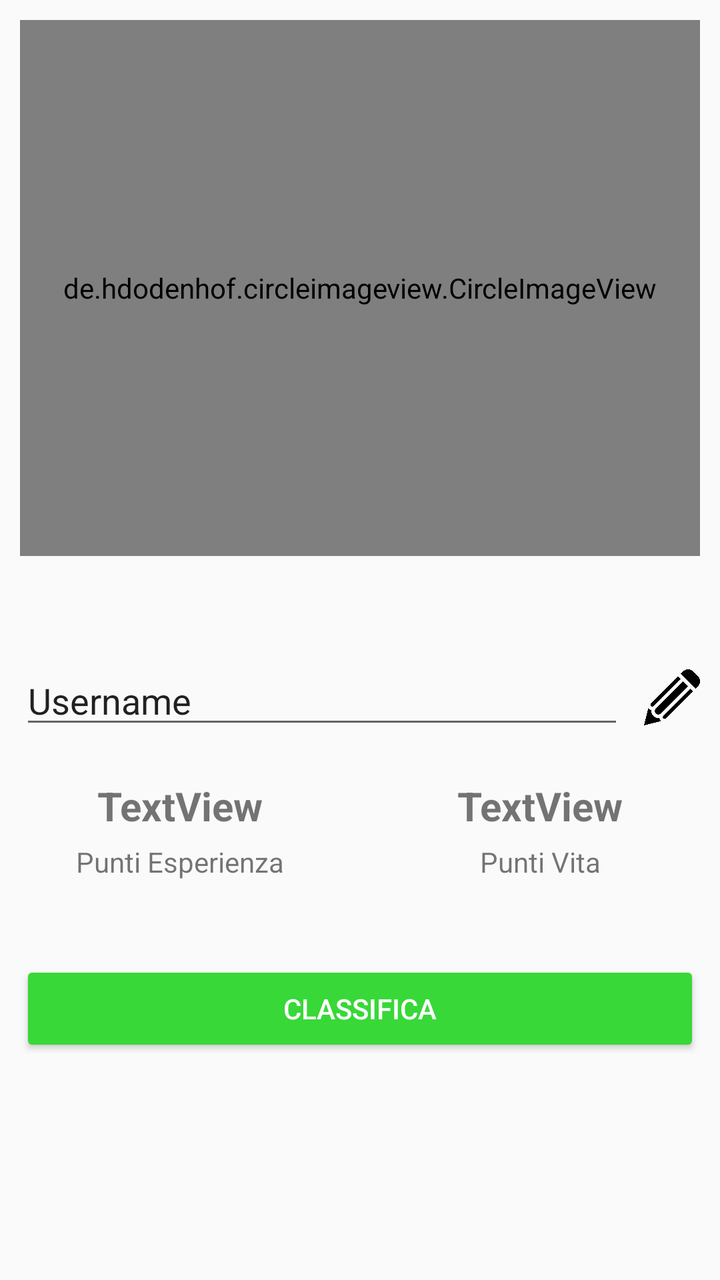
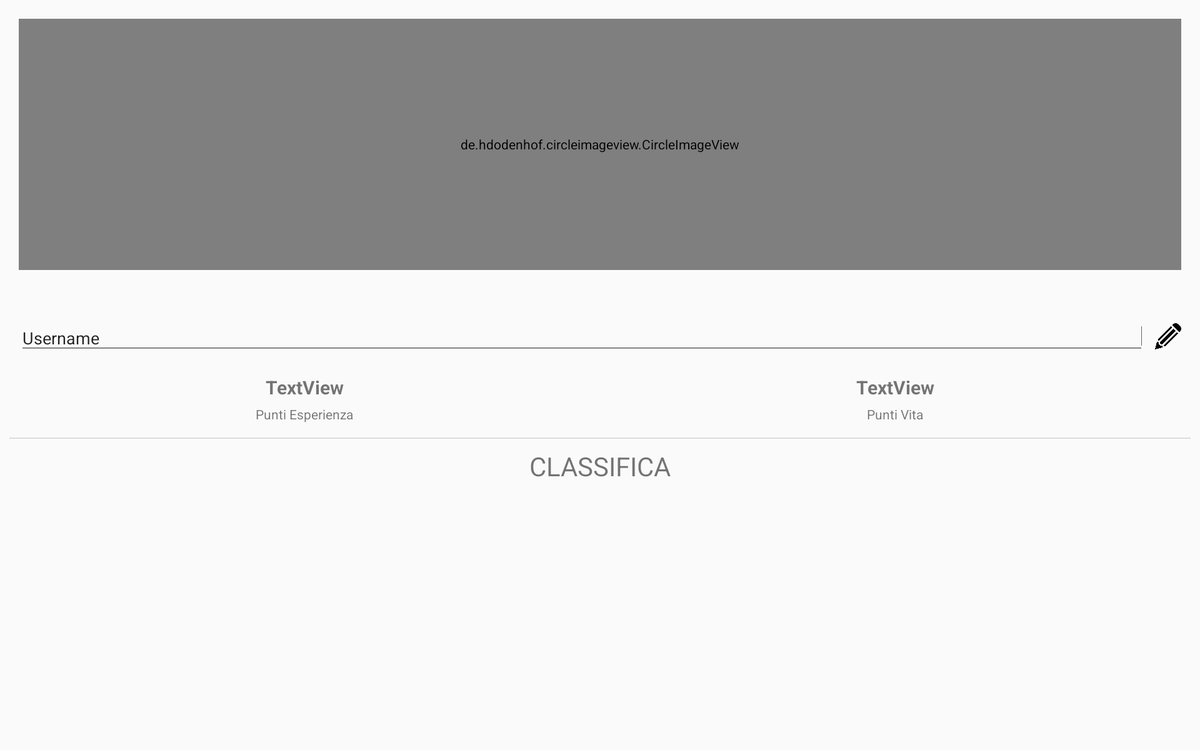

One screen, two layout resources from the same app: the default and the repository's alternative for another configuration. Each is rendered where Android would select it; the XML of both is given below.
<!-- AndroidManifest.xml: application theme AppTheme -->
<!-- res/layout/activity_profile.xml -->
<?xml version="1.0" encoding="utf-8"?>
<androidx.constraintlayout.widget.ConstraintLayout xmlns:android="http://schemas.android.com/apk/res/android"
    xmlns:app="http://schemas.android.com/apk/res-auto"
    xmlns:tools="http://schemas.android.com/tools"
    android:id="@+id/linearLayout"
    android:layout_width="match_parent"
    android:layout_height="match_parent"
    android:orientation="vertical"
    tools:context=".Profile">

    <de.hdodenhof.circleimageview.CircleImageView
        android:id="@+id/profile_image"
        android:layout_width="0dp"
        android:layout_height="268dp"
        android:layout_marginStart="10dp"
        android:layout_marginTop="10dp"
        android:layout_marginEnd="10dp"
        android:src="@drawable/no_propic"
        app:civ_border_color="#FF000000"
        app:civ_border_width="2dp"
        app:layout_constraintEnd_toEndOf="parent"
        app:layout_constraintStart_toStartOf="parent"
        app:layout_constraintTop_toTopOf="parent" />

    <TextView
        android:id="@+id/alert_propic"
        android:layout_width="0dp"
        android:layout_height="wrap_content"
        android:layout_marginStart="10dp"
        android:layout_marginTop="5dp"
        android:layout_marginEnd="10dp"
        android:text="Immagine troppo grande!"
        android:textColor="#FFFF0000"
        android:visibility="gone"
        app:layout_constraintEnd_toEndOf="parent"
        app:layout_constraintStart_toStartOf="parent"
        app:layout_constraintTop_toBottomOf="@+id/profile_image" />

    <ImageButton
        android:id="@+id/mod"
        android:layout_width="28dp"
        android:layout_height="28dp"
        android:layout_marginEnd="10dp"
        android:background="?android:selectableItemBackground"
        android:scaleType="fitCenter"
        android:text="modifica"
        app:layout_constraintBottom_toBottomOf="@+id/username"
        app:layout_constraintEnd_toEndOf="parent"
        app:layout_constraintTop_toTopOf="@+id/username"
        app:srcCompat="@drawable/modify_pencil" />

    <EditText
        android:id="@+id/username"
        android:layout_width="0dp"
        android:layout_height="wrap_content"
        android:layout_marginStart="10dp"
        android:layout_marginTop="50dp"
        android:layout_marginEnd="10dp"
        android:ems="10"
        android:inputType="none"
        android:text="Username"
        app:layout_constraintEnd_toStartOf="@+id/mod"
        app:layout_constraintStart_toStartOf="parent"
        app:layout_constraintTop_toBottomOf="@+id/profile_image" />

    <TextView
        android:id="@+id/alert_length_username"
        android:layout_width="match_parent"
        android:layout_height="wrap_content"
        android:layout_marginStart="10dp"
        android:layout_marginTop="5dp"
        android:layout_marginEnd="10dp"
        android:text="Il nome utente deve essere lungo al massimo 15 caratteri!"
        android:textColor="#FFFF0000"
        android:visibility="gone"
        app:layout_constraintEnd_toEndOf="parent"
        app:layout_constraintStart_toStartOf="parent"
        app:layout_constraintTop_toBottomOf="@+id/username" />

    <TextView
        android:id="@+id/xp_map"
        android:layout_width="0dp"
        android:layout_height="wrap_content"
        android:layout_marginStart="10dp"
        android:layout_marginTop="20dp"
        android:layout_marginEnd="10dp"
        android:gravity="center"
        android:text="TextView"
        android:textSize="20sp"
        android:textStyle="bold"
        app:layout_constraintEnd_toStartOf="@+id/lp"
        app:layout_constraintStart_toStartOf="parent"
        app:layout_constraintTop_toBottomOf="@+id/alert_length_username" />

    <TextView
        android:id="@+id/lp"
        android:layout_width="0dp"
        android:layout_height="wrap_content"
        android:layout_marginStart="10dp"
        android:layout_marginTop="20dp"
        android:layout_marginEnd="10dp"
        android:gravity="center"
        android:text="TextView"
        android:textSize="20sp"
        android:textStyle="bold"
        app:layout_constraintEnd_toEndOf="parent"
        app:layout_constraintStart_toEndOf="@+id/xp_map"
        app:layout_constraintTop_toBottomOf="@+id/alert_length_username" />

    <TextView
        android:id="@+id/textView6"
        android:layout_width="0dp"
        android:layout_height="wrap_content"
        android:layout_marginStart="10dp"
        android:layout_marginTop="5dp"
        android:layout_marginEnd="10dp"
        android:gravity="center"
        android:text="Punti Esperienza"
        app:layout_constraintEnd_toStartOf="@+id/textView8"
        app:layout_constraintStart_toStartOf="parent"
        app:layout_constraintTop_toBottomOf="@+id/xp_map" />

    <TextView
        android:id="@+id/textView8"
        android:layout_width="0dp"
        android:layout_height="wrap_content"
        android:layout_marginStart="10dp"
        android:layout_marginTop="5dp"
        android:layout_marginEnd="10dp"
        android:gravity="center"
        android:text="Punti Vita"
        app:layout_constraintEnd_toEndOf="parent"
        app:layout_constraintStart_toEndOf="@+id/textView6"
        app:layout_constraintTop_toBottomOf="@+id/xp_map" />

    <Button
        android:id="@+id/button"
        android:layout_width="0dp"
        android:layout_height="wrap_content"
        android:layout_marginStart="10dp"
        android:layout_marginTop="40dp"
        android:layout_marginEnd="10dp"
        android:onClick="onRankingButtonPressed"
        android:text="Classifica"
        android:theme="@style/ConfirmButton"
        app:layout_constraintEnd_toEndOf="parent"
        app:layout_constraintStart_toStartOf="parent"
        app:layout_constraintTop_toBottomOf="@+id/textView6" />

</androidx.constraintlayout.widget.ConstraintLayout>
<!-- resources referenced by this layout -->
<resources>
  <!-- drawable modify_pencil: png bitmap (drawable, 4653 bytes) -->
  <style name="ConfirmButton" parent="Widget.AppCompat.Button.Colored">
          <item name="colorButtonNormal">@color/confirmGreen</item>
          <item name="android:textColor">@color/white</item>
      </style>
  <style name="AppTheme" parent="Theme.AppCompat.Light.DarkActionBar">
          
          <item name="colorPrimary">@color/colorPrimary</item>
          <item name="colorPrimaryDark">@color/colorPrimaryDark</item>
          <item name="colorAccent">@color/colorAccent</item>
      </style>
  <color name="confirmGreen">#38D838</color>
  <color name="white">#FFFFFF</color>
  <color name="colorPrimary">#008577</color>
  <color name="colorPrimaryDark">#00574B</color>
  <color name="colorAccent">#D81B60</color>
</resources>
<!-- res/layout-xlarge/activity_profile.xml (the repository's variant of the layout above) -->
<!-- drawn on a large tablet held sideways -->
<?xml version="1.0" encoding="utf-8"?>
<androidx.constraintlayout.widget.ConstraintLayout xmlns:android="http://schemas.android.com/apk/res/android"
    xmlns:app="http://schemas.android.com/apk/res-auto"
    xmlns:tools="http://schemas.android.com/tools"
    android:id="@+id/linearLayout"
    android:layout_width="match_parent"
    android:layout_height="match_parent"
    android:orientation="vertical"
    android:padding="10dp"
    tools:context=".Profile">

    <de.hdodenhof.circleimageview.CircleImageView
        android:id="@+id/profile_image"
        android:layout_width="0dp"
        android:layout_height="268dp"
        android:layout_marginStart="10dp"
        android:layout_marginTop="10dp"
        android:layout_marginEnd="10dp"
        android:src="@drawable/no_propic"
        app:civ_border_color="#FF000000"
        app:civ_border_width="2dp"
        app:layout_constraintEnd_toEndOf="parent"
        app:layout_constraintStart_toStartOf="parent"
        app:layout_constraintTop_toTopOf="parent" />

    <TextView
        android:id="@+id/alert_propic"
        android:layout_width="0dp"
        android:layout_height="wrap_content"
        android:layout_marginTop="5dp"
        android:text="Immagine troppo grande!"
        android:textColor="#FFFF0000"
        android:visibility="gone"
        app:layout_constraintEnd_toEndOf="parent"
        app:layout_constraintStart_toStartOf="parent"
        app:layout_constraintTop_toBottomOf="@+id/profile_image" />

    <ImageButton
        android:id="@+id/mod"
        android:layout_width="28dp"
        android:layout_height="28dp"
        android:layout_marginEnd="10dp"
        android:background="?android:selectableItemBackground"
        android:scaleType="fitCenter"
        android:text="modifica"
        app:layout_constraintBottom_toBottomOf="@+id/username"
        app:layout_constraintEnd_toEndOf="parent"
        app:layout_constraintTop_toTopOf="@+id/username"
        app:srcCompat="@drawable/modify_pencil" />

    <EditText
        android:id="@+id/username"
        android:layout_width="0dp"
        android:layout_height="wrap_content"
        android:layout_marginStart="10dp"
        android:layout_marginTop="50dp"
        android:layout_marginEnd="10dp"
        android:ems="10"
        android:inputType="none"
        android:text="Username"
        app:layout_constraintEnd_toStartOf="@+id/mod"
        app:layout_constraintStart_toStartOf="parent"
        app:layout_constraintTop_toBottomOf="@+id/profile_image" />

    <TextView
        android:id="@+id/alert_length_username"
        android:layout_width="match_parent"
        android:layout_height="wrap_content"
        android:layout_marginTop="5dp"
        android:text="Il nome utente deve essere lungo al massimo 15 caratteri!"
        android:textColor="#FFFF0000"
        android:visibility="gone"
        app:layout_constraintEnd_toEndOf="parent"
        app:layout_constraintStart_toStartOf="parent"
        app:layout_constraintTop_toBottomOf="@+id/username" />

    <TextView
        android:id="@+id/xp_map"
        android:layout_width="0dp"
        android:layout_height="wrap_content"
        android:layout_marginStart="10dp"
        android:layout_marginTop="20dp"
        android:layout_marginEnd="10dp"
        android:gravity="center"
        android:text="TextView"
        android:textSize="20sp"
        android:textStyle="bold"
        app:layout_constraintEnd_toStartOf="@+id/lp"
        app:layout_constraintStart_toStartOf="parent"
        app:layout_constraintTop_toBottomOf="@+id/username" />

    <TextView
        android:id="@+id/lp"
        android:layout_width="0dp"
        android:layout_height="wrap_content"
        android:layout_marginStart="10dp"
        android:layout_marginTop="20dp"
        android:layout_marginEnd="10dp"
        android:gravity="center"
        android:text="TextView"
        android:textSize="20sp"
        android:textStyle="bold"
        app:layout_constraintEnd_toEndOf="parent"
        app:layout_constraintStart_toEndOf="@+id/xp_map"
        app:layout_constraintTop_toBottomOf="@+id/username" />

    <TextView
        android:id="@+id/textView6"
        android:layout_width="0dp"
        android:layout_height="wrap_content"
        android:layout_marginStart="10dp"
        android:layout_marginTop="5dp"
        android:layout_marginEnd="10dp"
        android:gravity="center"
        android:text="Punti Esperienza"
        app:layout_constraintEnd_toStartOf="@+id/textView8"
        app:layout_constraintStart_toStartOf="parent"
        app:layout_constraintTop_toBottomOf="@+id/xp_map" />

    <TextView
        android:id="@+id/textView8"
        android:layout_width="0dp"
        android:layout_height="wrap_content"
        android:layout_marginStart="10dp"
        android:layout_marginTop="5dp"
        android:layout_marginEnd="10dp"
        android:gravity="center"
        android:text="Punti Vita"
        app:layout_constraintEnd_toEndOf="parent"
        app:layout_constraintStart_toEndOf="@+id/textView6"
        app:layout_constraintTop_toBottomOf="@+id/xp_map" />

    <View
        android:id="@+id/divider2"
        android:layout_width="0dp"
        android:layout_height="1dp"
        android:layout_marginTop="15dp"
        android:background="?android:attr/listDivider"
        app:layout_constraintEnd_toEndOf="parent"
        app:layout_constraintStart_toStartOf="parent"
        app:layout_constraintTop_toBottomOf="@+id/textView6" />

    <TextView
        android:id="@+id/textView2"
        android:layout_width="wrap_content"
        android:layout_height="wrap_content"
        android:layout_marginTop="10dp"
        android:text="CLASSIFICA"
        android:textSize="28dp"
        app:layout_constraintEnd_toEndOf="parent"
        app:layout_constraintStart_toStartOf="parent"
        app:layout_constraintTop_toBottomOf="@+id/divider2" />

    <androidx.recyclerview.widget.RecyclerView
        android:id="@+id/recyclerView"
        android:layout_width="0dp"
        android:layout_height="0dp"
        android:layout_marginTop="10dp"
        app:layout_constraintBottom_toBottomOf="parent"
        app:layout_constraintEnd_toEndOf="parent"
        app:layout_constraintStart_toStartOf="parent"
        app:layout_constraintTop_toBottomOf="@+id/textView2" />

</androidx.constraintlayout.widget.ConstraintLayout>
<!-- resources referenced by the variant -->
<!-- as a large tablet held sideways resolves them -->
<resources>
  <!-- drawable modify_pencil: png bitmap (drawable, 4653 bytes) -->
  <style name="AppTheme" parent="Theme.AppCompat.Light.DarkActionBar">
          
          <item name="colorPrimary">@color/colorPrimary</item>
          <item name="colorPrimaryDark">@color/colorPrimaryDark</item>
          <item name="colorAccent">@color/colorAccent</item>
      </style>
  <color name="colorPrimary">#008577</color>
  <color name="colorPrimaryDark">#00574B</color>
  <color name="colorAccent">#D81B60</color>
</resources>
